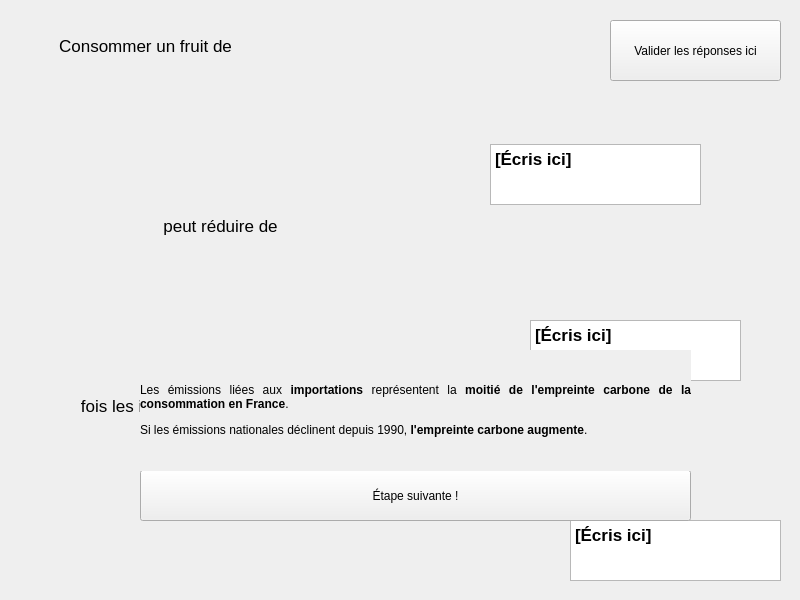
<?xml version="1.0" encoding="UTF-8"?>
<ui version="4.0">
 <class>Decode_fruits</class>
 <widget class="QWidget" name="Decode_fruits">
  <property name="geometry">
   <rect>
    <x>0</x>
    <y>0</y>
    <width>800</width>
    <height>600</height>
   </rect>
  </property>
  <property name="minimumSize">
   <size>
    <width>800</width>
    <height>600</height>
   </size>
  </property>
  <property name="maximumSize">
   <size>
    <width>800</width>
    <height>600</height>
   </size>
  </property>
  <property name="windowTitle">
   <string>Form</string>
  </property>
  <widget class="QLabel" name="text3_label">
   <property name="geometry">
    <rect>
     <x>30</x>
     <y>380</y>
     <width>391</width>
     <height>51</height>
    </rect>
   </property>
   <property name="font">
    <font>
     <pointsize>13</pointsize>
    </font>
   </property>
   <property name="autoFillBackground">
    <bool>true</bool>
   </property>
   <property name="text">
    <string>fois les impacts environnementaux du </string>
   </property>
   <property name="alignment">
    <set>Qt::AlignCenter</set>
   </property>
  </widget>
  <widget class="QTextEdit" name="textEdit">
   <property name="geometry">
    <rect>
     <x>490</x>
     <y>144</y>
     <width>211</width>
     <height>61</height>
    </rect>
   </property>
   <property name="font">
    <font>
     <pointsize>13</pointsize>
     <bold>true</bold>
    </font>
   </property>
   <property name="autoFillBackground">
    <bool>true</bool>
   </property>
   <property name="html">
    <string>&lt;!DOCTYPE HTML PUBLIC &quot;-//W3C//DTD HTML 4.0//EN&quot; &quot;http://www.w3.org/TR/REC-html40/strict.dtd&quot;&gt;
&lt;html&gt;&lt;head&gt;&lt;meta name=&quot;qrichtext&quot; content=&quot;1&quot; /&gt;&lt;meta charset=&quot;utf-8&quot; /&gt;&lt;style type=&quot;text/css&quot;&gt;
p, li { white-space: pre-wrap; }
&lt;/style&gt;&lt;/head&gt;&lt;body style=&quot; font-family:'Segoe UI'; font-size:13pt; font-weight:700; font-style:normal;&quot;&gt;
&lt;p style=&quot; margin-top:0px; margin-bottom:0px; margin-left:0px; margin-right:0px; -qt-block-indent:0; text-indent:0px;&quot;&gt;[Écris ici]&lt;/p&gt;&lt;/body&gt;&lt;/html&gt;</string>
   </property>
  </widget>
  <widget class="QLabel" name="info_label">
   <property name="geometry">
    <rect>
     <x>140</x>
     <y>350</y>
     <width>551</width>
     <height>121</height>
    </rect>
   </property>
   <property name="autoFillBackground">
    <bool>true</bool>
   </property>
   <property name="text">
    <string>&lt;html&gt;&lt;head/&gt;&lt;body&gt;&lt;p align=&quot;justify&quot;&gt;Les émissions liées aux &lt;span style=&quot; font-weight:700;&quot;&gt;importations&lt;/span&gt; représentent la &lt;span style=&quot; font-weight:700;&quot;&gt;moitié de l'empreinte carbone de la consommation en France&lt;/span&gt;.&lt;/p&gt;&lt;p align=&quot;justify&quot;&gt;Si les émissions nationales déclinent depuis 1990, &lt;span style=&quot; font-weight:700;&quot;&gt;l'empreinte carbone augmente&lt;/span&gt;.&lt;/p&gt;&lt;/body&gt;&lt;/html&gt;</string>
   </property>
   <property name="wordWrap">
    <bool>true</bool>
   </property>
   <property name="margin">
    <number>10</number>
   </property>
  </widget>
  <widget class="QPushButton" name="next_pushButton">
   <property name="geometry">
    <rect>
     <x>140</x>
     <y>470</y>
     <width>551</width>
     <height>51</height>
    </rect>
   </property>
   <property name="text">
    <string>Étape suivante !</string>
   </property>
  </widget>
  <widget class="QLabel" name="charade1_label">
   <property name="geometry">
    <rect>
     <x>20</x>
     <y>70</y>
     <width>471</width>
     <height>131</height>
    </rect>
   </property>
   <property name="text">
    <string/>
   </property>
   <property name="pixmap">
    <pixmap>../pictures/charade/saison.JPG</pixmap>
   </property>
   <property name="scaledContents">
    <bool>true</bool>
   </property>
  </widget>
  <widget class="QLabel" name="charade2_label">
   <property name="geometry">
    <rect>
     <x>130</x>
     <y>250</y>
     <width>401</width>
     <height>131</height>
    </rect>
   </property>
   <property name="text">
    <string/>
   </property>
   <property name="pixmap">
    <pixmap>../pictures/charade/3a5.jpg</pixmap>
   </property>
   <property name="scaledContents">
    <bool>true</bool>
   </property>
  </widget>
  <widget class="QLabel" name="game_picture">
   <property name="geometry">
    <rect>
     <x>10</x>
     <y>10</y>
     <width>781</width>
     <height>581</height>
    </rect>
   </property>
   <property name="text">
    <string/>
   </property>
   <property name="pixmap">
    <pixmap>../pictures/picture_r1_game3.jpg</pixmap>
   </property>
   <property name="scaledContents">
    <bool>true</bool>
   </property>
  </widget>
  <widget class="QPushButton" name="valid_pushButton">
   <property name="geometry">
    <rect>
     <x>610</x>
     <y>20</y>
     <width>171</width>
     <height>61</height>
    </rect>
   </property>
   <property name="text">
    <string>Valider les réponses ici</string>
   </property>
  </widget>
  <widget class="QLabel" name="text2_label">
   <property name="geometry">
    <rect>
     <x>130</x>
     <y>200</y>
     <width>181</width>
     <height>51</height>
    </rect>
   </property>
   <property name="font">
    <font>
     <pointsize>13</pointsize>
    </font>
   </property>
   <property name="autoFillBackground">
    <bool>true</bool>
   </property>
   <property name="text">
    <string>peut réduire de</string>
   </property>
   <property name="scaledContents">
    <bool>false</bool>
   </property>
   <property name="alignment">
    <set>Qt::AlignCenter</set>
   </property>
  </widget>
  <widget class="QTextEdit" name="textEdit_3">
   <property name="geometry">
    <rect>
     <x>570</x>
     <y>520</y>
     <width>211</width>
     <height>61</height>
    </rect>
   </property>
   <property name="font">
    <font>
     <pointsize>13</pointsize>
     <bold>true</bold>
    </font>
   </property>
   <property name="autoFillBackground">
    <bool>true</bool>
   </property>
   <property name="html">
    <string>&lt;!DOCTYPE HTML PUBLIC &quot;-//W3C//DTD HTML 4.0//EN&quot; &quot;http://www.w3.org/TR/REC-html40/strict.dtd&quot;&gt;
&lt;html&gt;&lt;head&gt;&lt;meta name=&quot;qrichtext&quot; content=&quot;1&quot; /&gt;&lt;meta charset=&quot;utf-8&quot; /&gt;&lt;style type=&quot;text/css&quot;&gt;
p, li { white-space: pre-wrap; }
&lt;/style&gt;&lt;/head&gt;&lt;body style=&quot; font-family:'Segoe UI'; font-size:13pt; font-weight:700; font-style:normal;&quot;&gt;
&lt;p style=&quot; margin-top:0px; margin-bottom:0px; margin-left:0px; margin-right:0px; -qt-block-indent:0; text-indent:0px;&quot;&gt;[Écris ici]&lt;/p&gt;&lt;/body&gt;&lt;/html&gt;</string>
   </property>
  </widget>
  <widget class="QLabel" name="charade3_label">
   <property name="geometry">
    <rect>
     <x>30</x>
     <y>430</y>
     <width>541</width>
     <height>151</height>
    </rect>
   </property>
   <property name="text">
    <string/>
   </property>
   <property name="pixmap">
    <pixmap>../pictures/charade/transport.JPG</pixmap>
   </property>
   <property name="scaledContents">
    <bool>true</bool>
   </property>
  </widget>
  <widget class="QLabel" name="resultmessage">
   <property name="geometry">
    <rect>
     <x>140</x>
     <y>50</y>
     <width>551</width>
     <height>301</height>
    </rect>
   </property>
   <property name="text">
    <string/>
   </property>
   <property name="pixmap">
    <pixmap>../pictures/picture_bravo.jpg</pixmap>
   </property>
   <property name="scaledContents">
    <bool>true</bool>
   </property>
  </widget>
  <widget class="QTextEdit" name="textEdit_2">
   <property name="geometry">
    <rect>
     <x>530</x>
     <y>320</y>
     <width>211</width>
     <height>61</height>
    </rect>
   </property>
   <property name="font">
    <font>
     <pointsize>13</pointsize>
     <bold>true</bold>
    </font>
   </property>
   <property name="autoFillBackground">
    <bool>true</bool>
   </property>
   <property name="html">
    <string>&lt;!DOCTYPE HTML PUBLIC &quot;-//W3C//DTD HTML 4.0//EN&quot; &quot;http://www.w3.org/TR/REC-html40/strict.dtd&quot;&gt;
&lt;html&gt;&lt;head&gt;&lt;meta name=&quot;qrichtext&quot; content=&quot;1&quot; /&gt;&lt;meta charset=&quot;utf-8&quot; /&gt;&lt;style type=&quot;text/css&quot;&gt;
p, li { white-space: pre-wrap; }
&lt;/style&gt;&lt;/head&gt;&lt;body style=&quot; font-family:'Segoe UI'; font-size:13pt; font-weight:700; font-style:normal;&quot;&gt;
&lt;p style=&quot; margin-top:0px; margin-bottom:0px; margin-left:0px; margin-right:0px; -qt-block-indent:0; text-indent:0px;&quot;&gt;[Écris ici]&lt;/p&gt;&lt;/body&gt;&lt;/html&gt;</string>
   </property>
  </widget>
  <widget class="QLabel" name="text1_label">
   <property name="geometry">
    <rect>
     <x>20</x>
     <y>20</y>
     <width>251</width>
     <height>51</height>
    </rect>
   </property>
   <property name="font">
    <font>
     <pointsize>13</pointsize>
    </font>
   </property>
   <property name="autoFillBackground">
    <bool>true</bool>
   </property>
   <property name="text">
    <string>Consommer un fruit de</string>
   </property>
   <property name="alignment">
    <set>Qt::AlignCenter</set>
   </property>
   <property name="margin">
    <number>10</number>
   </property>
  </widget>
  <zorder>game_picture</zorder>
  <zorder>text3_label</zorder>
  <zorder>textEdit</zorder>
  <zorder>charade1_label</zorder>
  <zorder>charade2_label</zorder>
  <zorder>valid_pushButton</zorder>
  <zorder>text2_label</zorder>
  <zorder>textEdit_3</zorder>
  <zorder>charade3_label</zorder>
  <zorder>textEdit_2</zorder>
  <zorder>text1_label</zorder>
  <zorder>next_pushButton</zorder>
  <zorder>resultmessage</zorder>
  <zorder>info_label</zorder>
 </widget>
 <resources/>
 <connections/>
</ui>
